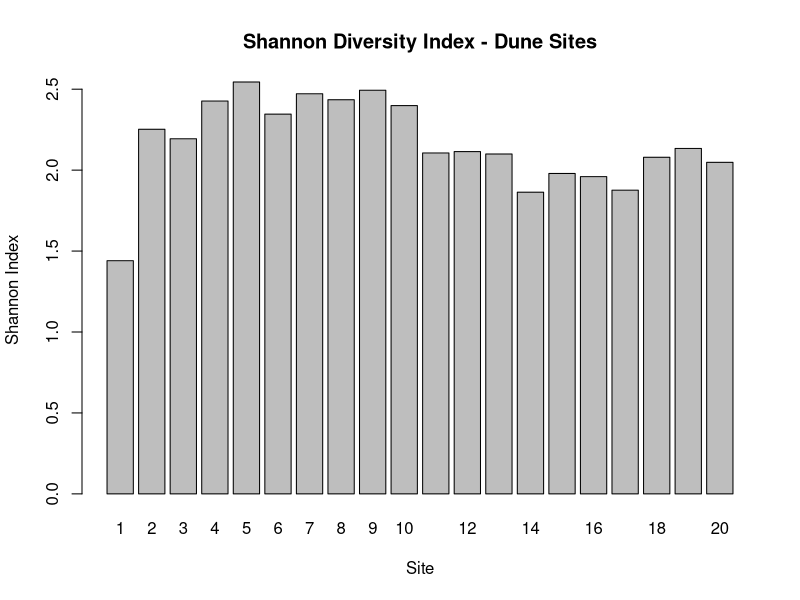

The R script that drew this image:
## ---- chunk 1
library(vegan)
data(dune)

# Calculate Shannon index for each site
shannon <- diversity(dune, index = "shannon")
shannon
## ---- chunk 2
# Shannon index for the first site
shannon[1]

# Summary statistics across all sites
summary(shannon)

# Visual comparison across sites
barplot(shannon, main = "Shannon Diversity Index - Dune Sites",
        xlab = "Site", ylab = "Shannon Index")
